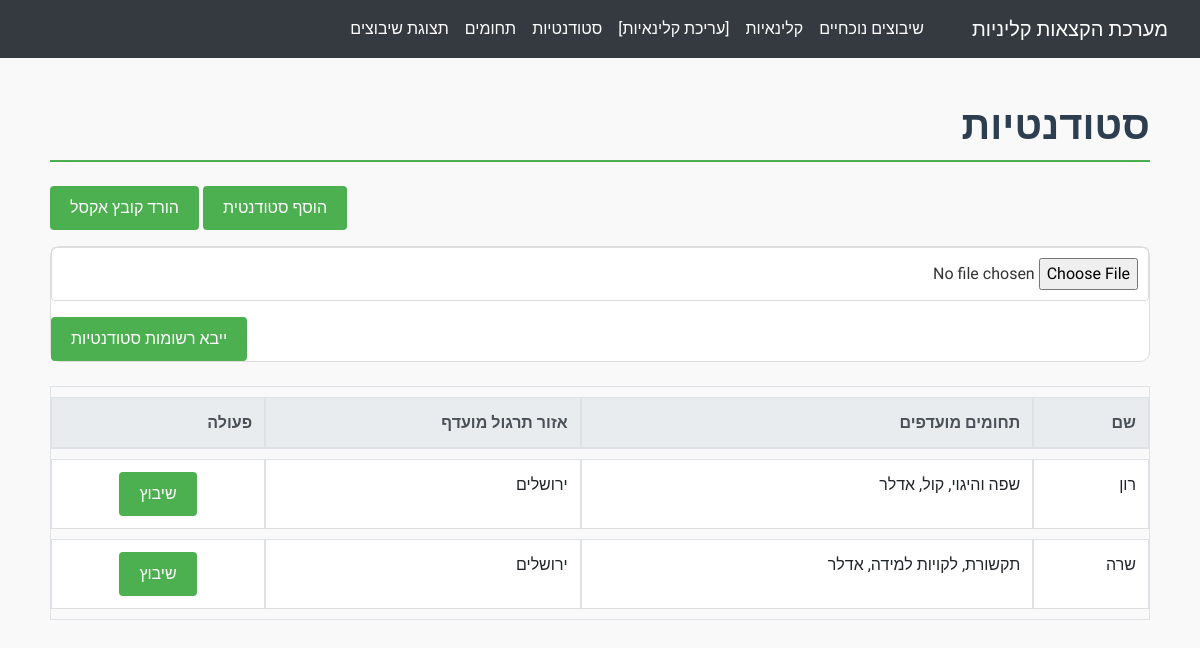
The app's page /students, older data.
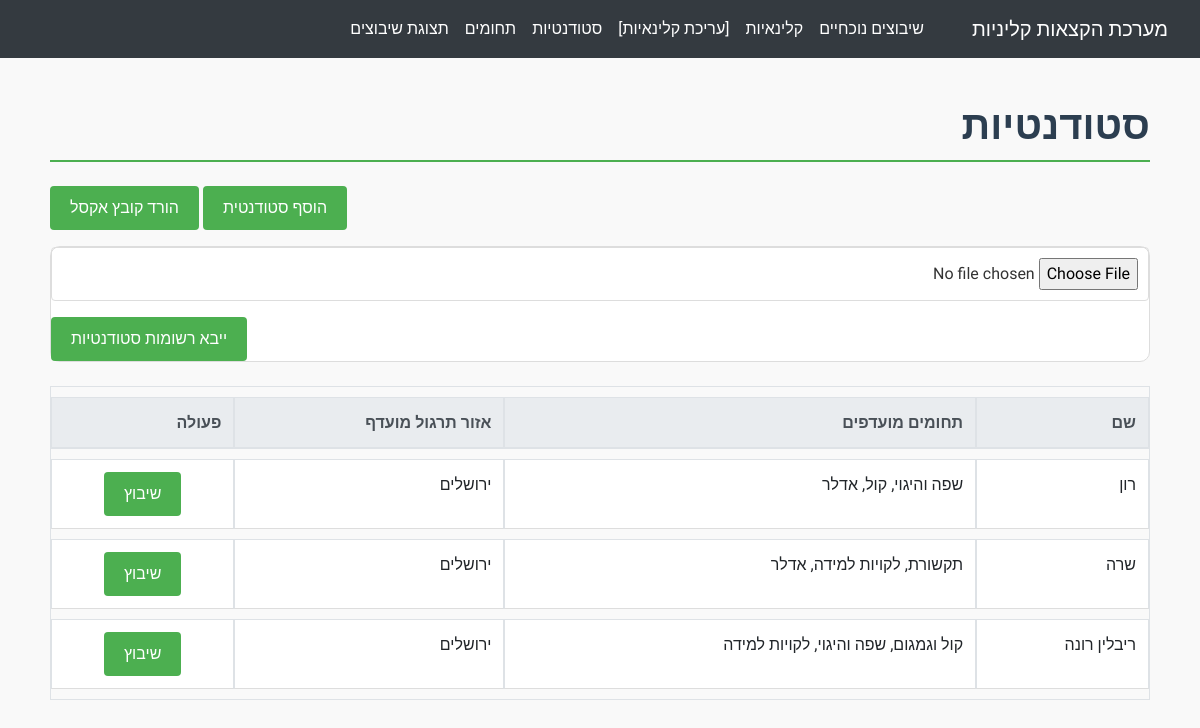
The same page, newer data.
### app/models.py (models this page shows)
class Student(db.Model):
    id = db.Column(db.Integer, primary_key=True)
    name = db.Column(db.String(100), nullable=False)
    preferred_field_id_1 = db.Column(db.Integer, db.ForeignKey('field.id'), nullable=False)
    preferred_field_1 = db.relationship('Field', foreign_keys=[preferred_field_id_1], backref='students_1')
    preferred_field_id_2 = db.Column(db.Integer, db.ForeignKey('field.id'), nullable=False)
    preferred_field_2 = db.relationship('Field', foreign_keys=[preferred_field_id_2], backref='students_2')
    preferred_field_id_3 = db.Column(db.Integer, db.ForeignKey('field.id'), nullable=False)
    preferred_field_3 = db.relationship('Field', foreign_keys=[preferred_field_id_3], backref='students_3')
    preferred_practice_area = db.Column(db.String(100), nullable=False)

class Field(db.Model):
    id = db.Column(db.Integer, primary_key=True)
    name = db.Column(db.String(100), unique=True, nullable=False)

### app/routes.py (the view)
@bp.route('/students')
def students_view():
    students = Student.query.all()
    return render_template('students.html', students=students)

### app/templates/students.html
{% extends "base.html" %}
{% block content %}
<h1 class="mb-4 text-right">סטודנטיות</h1>
<a href="{{ url_for('main.add_student') }}" class="btn btn-primary mb-3">הוסף סטודנטית</a>
<a href="{{ url_for('main.download_students') }}" class="btn btn-primary mb-3">הורד קובץ אקסל</a>
<form action="{{ url_for('main.upload_students') }}" method="post" enctype="multipart/form-data">
    <div class="form-group">
        <input type="file" class="form-control-file" name="file" required>
    </div>
    <button type="submit" class="btn btn-primary">ייבא רשומות סטודנטיות</button>
</form>
<table class="table table-bordered mt-4" dir="rtl">
    <thead class="thead-light">
        <tr>
            <th class="text-right">שם</th>
            <th class="text-right">תחומים מועדפים</th>
            <th class="text-right">אזור תרגול מועדף</th>
            <th>פעולה</th>
        </tr>
    </thead>
    <tbody>
        {% for student in students %}
        <tr>
            <td class="text-right">{{ student.name }}</td>
            <td class="text-right">
                {{ student.preferred_field_1.name if student.preferred_field_1 else '' }},
                {{ student.preferred_field_2.name if student.preferred_field_2 else '' }},
                {{ student.preferred_field_3.name if student.preferred_field_3 else '' }}
            </td>
            <td class="text-right">{{ student.preferred_practice_area }}</td>
            <td class="text-center">
                <a href="{{ url_for('main.assign_instructor', student_id=student.id) }}" class="btn btn-success">שיבוץ</a>
            </td>
        </tr>
        {% endfor %}
    </tbody>
</table>
{% endblock %}

Row changes from the older to the newer data that the page shows:
added Student: name "ריבלין רונה", preferred_field_1 "קול וגמגום", preferred_field_2 "שפה והיגוי", preferred_field_3 "לקויות למידה", preferred_practice_area "ירושלים"
